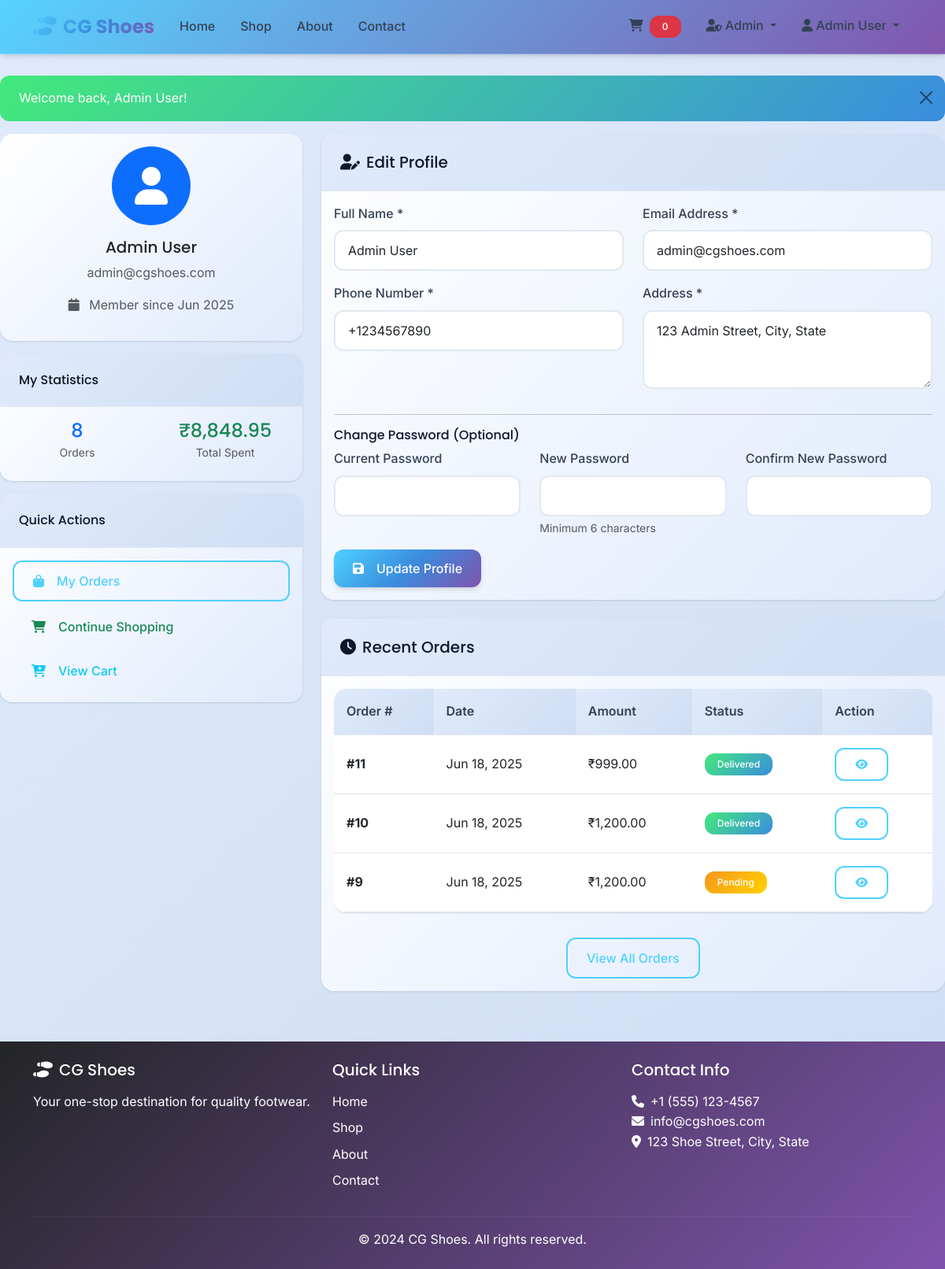
Screenshot of /user/profile.php (signed in) with the database file from the repository.
### tables this page shows
CREATE TABLE `users` (
  `id` int(11) NOT NULL,
  `name` varchar(100) NOT NULL,
  `email` varchar(100) NOT NULL,
  `password` varchar(255) NOT NULL,
  `phone` varchar(15) DEFAULT NULL,
  `address` text DEFAULT NULL,
  `is_admin` tinyint(1) DEFAULT 0,
  `created_at` datetime DEFAULT current_timestamp()
);

CREATE TABLE `orders` (
  `id` int(11) NOT NULL,
  `user_id` int(11) NOT NULL,
  `total_amount` decimal(10,2) NOT NULL,
  `status` varchar(50) DEFAULT 'pending',
  `created_at` datetime DEFAULT current_timestamp()
);

### user/profile.php (the view, shortened to what this page needs)
<?php
require_once '../includes/header.php';
$user = getUserById($_SESSION['user_id']);
$stmt = $pdo->prepare("SELECT COUNT(*) as total_orders FROM orders WHERE user_id = ?");
$stmt->execute([$_SESSION['user_id']]);
$total_orders = $stmt->fetch()['total_orders'];
$stmt = $pdo->prepare("SELECT SUM(total_amount) as total_spent FROM orders WHERE user_id = ? AND status != 'cancelled'");
$stmt->execute([$_SESSION['user_id']]);
$total_spent = $stmt->fetch()['total_spent'] ?: 0;
$stmt = $pdo->prepare("SELECT * FROM orders WHERE user_id = ? ORDER BY created_at DESC LIMIT 3");
$stmt->execute([$_SESSION['user_id']]);
$recent_orders = $stmt->fetchAll();
?>
<div class="row">
    <div class="col-lg-4 mb-4">
        <div class="card">
            <div class="card-body text-center">
                <div class="mb-3">
                    <div class="bg-primary text-white rounded-circle d-inline-flex align-items-center justify-content-center"
                         style="width: 100px; height: 100px;">
                        <i class="fas fa-user fa-3x"></i>
                    </div>
                </div>
                <h5 class="card-title"><?php echo sanitize($user['name']); ?></h5>
                <p class="text-muted"><?php echo sanitize($user['email']); ?></p>
                <p class="text-muted">
                    <i class="fas fa-calendar me-2"></i>
                    Member since <?php echo date('M Y', strtotime($user['created_at'])); ?>
                </p>
            </div>
        </div>
        <div class="card mt-3">
            <div class="card-header">
                <h6 class="mb-0">My Statistics</h6>
            </div>
            <div class="card-body">
                <div class="row text-center">
                    <div class="col-6">
                        <div class="mb-2">
                            <h4 class="text-primary mb-0"><?php echo $total_orders; ?></h4>
                            <small class="text-muted">Orders</small>
                        </div>
                    </div>
                    <div class="col-6">
                        <div class="mb-2">
                            <h4 class="text-success mb-0"><?php echo formatPrice($total_spent); ?></h4>
                            <small class="text-muted">Total Spent</small>
                        </div>
                    </div>
                </div>
            </div>
        </div>
        <div class="card mt-3">
            <div class="card-header">
                <h6 class="mb-0">Quick Actions</h6>
            </div>
            <div class="card-body">
                <div class="d-grid gap-2">
                    <a href="orders.php" class="btn btn-outline-primary">
                        <i class="fas fa-shopping-bag me-2"></i>My Orders
                    </a>
                    <a href="../shop.php" class="btn btn-outline-success">
                        <i class="fas fa-shopping-cart me-2"></i>Continue Shopping
                    </a>
                    <a href="../user/cart.php" class="btn btn-outline-info">
                        <i class="fas fa-cart-plus me-2"></i>View Cart
                    </a>
                </div>
            </div>
        </div>
    </div>
    <div class="col-lg-8">
        <div class="card mb-4">
            <div class="card-header">
                <h5 class="mb-0">
                    <i class="fas fa-user-edit me-2"></i>Edit Profile
                </h5>
            </div>
            <div class="card-body">
                <form method="POST" class="needs-validation" novalidate>
                    <div class="row">
                        <div class="col-md-6 mb-3">
                            <label for="name" class="form-label">Full Name *</label>
                            <input type="text" class="form-control" id="name" name="name"
                                   value="<?php echo sanitize($user['name']); ?>" required>
                        </div>
                        <div class="col-md-6 mb-3">
                            <label for="email" class="form-label">Email Address *</label>
                            <input type="email" class="form-control" id="email" name="email"
                                   value="<?php echo sanitize($user['email']); ?>" required>
                        </div>
                    </div>
                    <div class="row">
                        <div class="col-md-6 mb-3">
                            <label for="phone" class="form-label">Phone Number *</label>
                            <input type="tel" class="form-control" id="phone" name="phone"
                                   value="<?php echo sanitize($user['phone']); ?>" required>
                        </div>
                        <div class="col-md-6 mb-3">
                            <label for="address" class="form-label">Address *</label>
                            <textarea class="form-control" id="address" name="address" rows="3" required><?php echo sanitize($user['address']); ?></textarea>
                        </div>
                    </div>
                    <hr>
                    <h6>Change Password (Optional)</h6>
                    <div class="row">
                        <div class="col-md-4 mb-3">
                            <label for="current_password" class="form-label">Current Password</label>
                            <input type="password" class="form-control" id="current_password" name="current_password">
                        </div>
                        <div class="col-md-4 mb-3">
                            <label for="new_password" class="form-label">New Password</label>
                            <input type="password" class="form-control" id="new_password" name="new_password" minlength="6">
                            <div class="form-text">Minimum 6 characters</div>
                        </div>
                        <div class="col-md-4 mb-3">
                            <label for="confirm_password" class="form-label">Confirm New Password</label>
                            <input type="password" class="form-control" id="confirm_password" name="confirm_password">
                        </div>
                    </div>
                    <button type="submit" class="btn btn-primary">
                        <i class="fas fa-save me-2"></i>Update Profile
                    </button>
                </form>
            </div>
        </div>
        <div class="card">
            <div class="card-header">
                <h5 class="mb-0">
                    <i class="fas fa-clock me-2"></i>Recent Orders
                </h5>
            </div>
            <div class="card-body">
                <?php if (empty($recent_orders)): ?>
                <div class="text-center py-3">
                    <i class="fas fa-shopping-bag fa-2x text-muted mb-3"></i>
                    <p class="text-muted">No orders yet</p>
                    <a href="../shop.php" class="btn btn-primary">
                        <i class="fas fa-shopping-cart me-2"></i>Start Shopping
                    </a>
                </div>
                <?php else: ?>
                <div class="table-responsive">
                    <table class="table table-hover">
                        <thead>
                            <tr>
                                <th>Order #</th>
                                <th>Date</th>
                                <th>Amount</th>
                                <th>Status</th>
                                <th>Action</th>
                            </tr>
                        </thead>
                        <tbody>
                            <?php foreach ($recent_orders as $order): ?>
                            <tr>
                                <td><strong>#<?php echo $order['id']; ?></strong></td>
                                <td><?php echo date('M d, Y', strtotime($order['created_at'])); ?></td>
                                <td><?php echo formatPrice($order['total_amount']); ?></td>
                                <td>
                                    <span class="badge status-<?php echo strtolower($order['status']); ?>">
                                        <?php echo ucfirst($order['status']); ?>
                                    </span>
                                </td>
                                <td>
                                    <a href="orders.php?order_id=<?php echo $order['id']; ?>" class="btn btn-outline-primary btn-sm">
                                        <i class="fas fa-eye"></i>
                                    </a>
                                </td>
                            </tr>
                            <?php endforeach; ?>
                        </tbody>
                    </table>
                </div>
                <div class="text-center mt-3">
                    <a href="orders.php" class="btn btn-outline-primary">View All Orders</a>
                </div>
                <?php endif; ?>
            </div>
        </div>
    </div>
</div>
<?php require_once '../includes/footer.php'; ?>

### assets/css/style.css (style rules this page uses)
:root { --gradient-primary: linear-gradient(135deg, #4fd1ff 0%, #3a8dde 50%, #7f53ac 100%); --gradient-secondary: linear-gradient(135deg, #43e97b 0%, #38f9d7 100%); --gradient-success: linear-gradient(135deg, #43e97b 0%, #3a8dde 100%); --gradient-warning: linear-gradient(135deg, #f7971e 0%, #ffd200 100%); --gradient-danger: linear-gradient(135deg, #f857a6 0%, #ff5858 100%); --gradient-info: linear-gradient(135deg, #43e97b 0%, #38f9d7 100%); --gradient-dark: linear-gradient(135deg, #232526 0%, #7f53ac 100%); --gradient-light: linear-gradient(135deg, #e0eafc 0%, #cfdef3 100%); --gradient-hero: linear-gradient(135deg, #4fd1ff 0%, #3a8dde 50%, #7f53ac 100%); --gradient-card: linear-gradient(135deg, #ffffff 0%, #e0eafc 100%); --gradient-navbar: linear-gradient(135deg, rgba(79,209,255,0.95) 0%, rgba(127,83,172,0.98) 100%); --gradient-accent: linear-gradient(135deg, #7f53ac 0%, #4fd1ff 100%); --primary-color: #4fd1ff; --primary-dark: #3a8dde; --secondary-color: #7f53ac; --accent-color: #38f9d7; --dark-color: #232526; --light-color: #e0eafc; --gray-100: #f1f5f9; --gray-200: #e2e8f0; --gray-300: #cbd5e1; --gray-400: #94a3b8; --gray-500: #64748b; --gray-600: #475569; --gray-700: #334155; --gray-800: #1e293b; --gray-900: #0f172a; --success-color: #43e97b; --warning-color: #f7971e; --danger-color: #f857a6; --info-color: #38f9d7; --font-primary: 'Inter', -apple-system, BlinkMacSystemFont, 'Segoe UI', Roboto, sans-serif; --font-heading: 'Poppins', -apple-system, BlinkMacSystemFont, 'Segoe UI', Roboto, sans-serif; --shadow-sm: 0 1px 2px 0 rgb(0 0 0 / 0.05); --shadow: 0 1px 3px 0 rgb(0 0 0 / 0.1), 0 1px 2px -1px rgb(0 0 0 / 0.1); --shadow-md: 0 4px 6px -1px rgb(0 0 0 / 0.1), 0 2px 4px -2px rgb(0 0 0 / 0.1); --shadow-lg: 0 10px 15px -3px rgb(0 0 0 / 0.1), 0 4px 6px -4px rgb(0 0 0 / 0.1); --shadow-xl: 0 20px 25px -5px rgb(0 0 0 / 0.1), 0 8px 10px -6px rgb(0 0 0 / 0.1); --border-radius: 0.75rem; --border-radius-lg: 1rem; --border-radius-xl: 1.5rem; --transition: all 0.3s cubic-bezier(0.4, 0, 0.2, 1); }
* { margin: 0; padding: 0; box-sizing: border-box; }
body { font-family: var(--font-primary); line-height: 1.6; color: var(--gray-700); background: var(--gradient-light); overflow-x: hidden; }
h1, h2, h3, h4, h5, h6 { font-family: var(--font-heading); font-weight: 600; line-height: 1.2; color: var(--gray-900); }
h4 { font-size: 1.5rem; font-weight: 500; }
h5 { font-size: 1.25rem; font-weight: 500; }
h6 { font-size: 1rem; font-weight: 500; }
.btn { font-weight: 500; padding: 0.75rem 1.5rem; border-radius: var(--border-radius); border: none; transition: var(--transition); text-decoration: none; display: inline-flex; align-items: center; gap: 0.5rem; cursor: pointer; }
.btn-primary { background: var(--gradient-primary); color: white; box-shadow: var(--shadow-md); }
.btn-outline-primary { background: transparent; color: var(--primary-color); border: 2px solid var(--primary-color); }
.card { background: var(--gradient-card); border: none; border-radius: var(--border-radius-lg); box-shadow: var(--shadow); transition: var(--transition); overflow: hidden; }
.card-header { background: var(--gradient-light); border-bottom: 1px solid var(--gray-200); padding: 1.5rem; }
.form-control { border: 2px solid var(--gray-200); border-radius: var(--border-radius); padding: 0.75rem 1rem; transition: var(--transition); background: white; }
.form-label { font-weight: 500; color: var(--gray-700); margin-bottom: 0.5rem; }
.badge { padding: 0.5rem 1rem; border-radius: var(--border-radius); font-weight: 500; }
.badge.status-pending { background: var(--gradient-warning); color: white; }
.badge.status-delivered { background: var(--gradient-success); color: white; }
.table { background: var(--gradient-card); border-radius: var(--border-radius-lg); overflow: hidden; box-shadow: var(--shadow); }
.table thead th { background: var(--gradient-light); border: none; padding: 1rem; font-weight: 600; color: var(--gray-700); }
.table tbody td { padding: 1rem; border-top: 1px solid var(--gray-200); vertical-align: middle; }
a, .breadcrumb-link { transition: var(--transition); }

### rows the page displays
users: name "Admin User", email "admin@cgshoes.com", created_at "Jun 2025", phone "+1234567890", address "123 Admin Street, City, State"
orders: id "11", created_at "Jun 18, 2025", total_amount "₹999.00", status "Delivered"
orders: id "10", created_at "Jun 18, 2025", total_amount "₹1,200.00", status "Delivered"
orders: id "9", created_at "Jun 18, 2025", total_amount "₹1,200.00", status "Pending"

### other values shown
count(getCartItems()) "0"
$_SESSION['user_name'] "Admin User"
$message "Welcome back, Admin User!"
$total_orders "8"
formatPrice($total_spent) "₹8,848.95"
